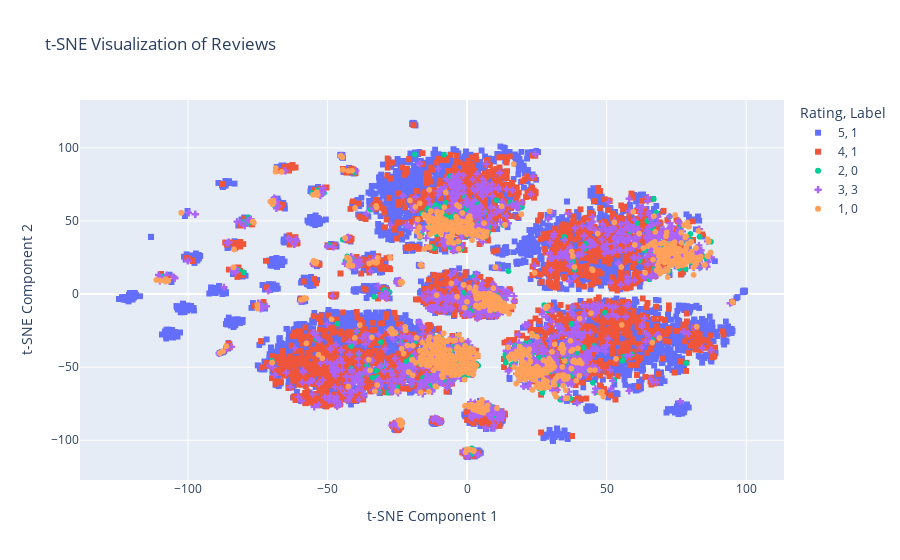

Write notebook code for a chart like this one.
### Code cell
# Create a DataFrame for the t-SNE results
tsne_df = pd.DataFrame(data={
    'X': tsne_results[:, 0],
    'Y': tsne_results[:, 1],
    'Rating': reviews_df['rating'],
    'Label': reviews_df['label']
})

# Plot using Plotly with Rating as color and Label as marker style
fig = px.scatter(tsne_df, x='X', y='Y', color='Rating', symbol='Label', 
                 color_continuous_scale='viridis', 
                 title="t-SNE Visualization of Reviews",
                 symbol_map={0: 'circle', 1: 'square', 3: 'cross'}
                )

# Adjust the order of the legends
fig.update_layout(coloraxis_colorbar=dict(title='Rating'))
fig.update_xaxes(title_text='t-SNE Component 1')
fig.update_yaxes(title_text='t-SNE Component 2')
fig.show()

### Figure 1 — Plotly figure (JSON) as saved in the notebook; plotly's stock layout.template omitted (floating-point values rounded to 4 significant figures; data arrays with more than 128 entries replaced by an {"elided": "..."} marker saying what was removed)
{"data": [{"hovertemplate": "Rating=5<br>Label=1<br>X=%{x}<br>Y=%{y}<extra></extra>", "legendgroup": "5, 1", "marker": {"color": "#636efa", "symbol": "square"}, "mode": "markers", "name": "5, 1", "showlegend": true, "type": "scattergl", "x": {"elided": "8474 float values"}, "xaxis": "x", "y": {"elided": "8474 float values"}, "yaxis": "y"}, {"hovertemplate": "Rating=4<br>Label=1<br>X=%{x}<br>Y=%{y}<extra></extra>", "legendgroup": "4, 1", "marker": {"color": "#EF553B", "symbol": "square"}, "mode": "markers", "name": "4, 1", "showlegend": true, "type": "scattergl", "x": {"elided": "3733 float values"}, "xaxis": "x", "y": {"elided": "3733 float values"}, "yaxis": "y"}, {"hovertemplate": "Rating=2<br>Label=0<br>X=%{x}<br>Y=%{y}<extra></extra>", "legendgroup": "2, 0", "marker": {"color": "#00cc96", "symbol": "circle"}, "mode": "markers", "name": "2, 0", "showlegend": true, "type": "scattergl", "x": {"elided": "795 float values"}, "xaxis": "x", "y": {"elided": "795 float values"}, "yaxis": "y"}, {"hovertemplate": "Rating=3<br>Label=3<br>X=%{x}<br>Y=%{y}<extra></extra>", "legendgroup": "3, 3", "marker": {"color": "#ab63fa", "symbol": "cross"}, "mode": "markers", "name": "3, 3", "showlegend": true, "type": "scattergl", "x": {"elided": "1989 float values"}, "xaxis": "x", "y": {"elided": "1989 float values"}, "yaxis": "y"}, {"hovertemplate": "Rating=1<br>Label=0<br>X=%{x}<br>Y=%{y}<extra></extra>", "legendgroup": "1, 0", "marker": {"color": "#FFA15A", "symbol": "circle"}, "mode": "markers", "name": "1, 0", "showlegend": true, "type": "scattergl", "x": {"elided": "1365 float values"}, "xaxis": "x", "y": {"elided": "1365 float values"}, "yaxis": "y"}], "layout": {"coloraxis": {"colorbar": {"title": {"text": "Rating"}}}, "legend": {"title": {"text": "Rating, Label"}, "tracegroupgap": 0}, "title": {"text": "t-SNE Visualization of Reviews"}, "xaxis": {"anchor": "y", "domain": [0, 1], "title": {"text": "t-SNE Component 1"}}, "yaxis": {"anchor": "x", "domain": [0, 1], "title": {"text": "t-SNE Component 2"}}}}
